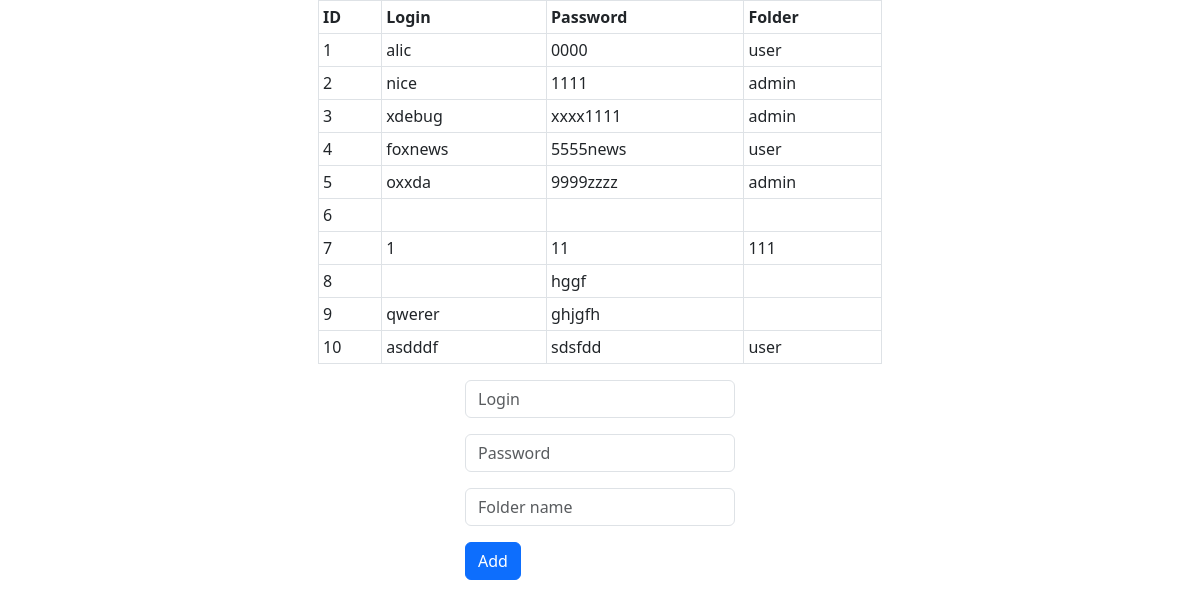
The page / on the database its author committed.
### tables this page shows
CREATE TABLE `password` (
  `id` int NOT NULL,
  `login` text NOT NULL,
  `password` varchar(255) NOT NULL,
  `folder` text NOT NULL
);

### ConnectionFactory.php (called while the page is built, shortened)
<?php
class ConnectionFactory
{
    private static $_instance;
    private function __construct()
    {
        $hostname = "localhost";
        $database = "test";
        $username = "root";
        $password = "root";
        $this->connect = mysqli_connect($hostname, $username, $password, $database);
    }
    public static function getConnection()
    {
        if (!self::$_instance) {
            self::$_instance = new self;
        }
        return self::$_instance->connect;
    }
}

### Passwords.php (called while the page is built, shortened)
<?php
require_once 'ConnectionFactory.php';
class Passwords
{
    public function getPasswords()
    {
        $query = "SELECT * FROM `password`";
        $result = mysqli_query(ConnectionFactory::getConnection(), $query);
        $passwordList = mysqli_fetch_all($result);
        return $passwordList;
    }
}

### index.php (the view, shortened to what this page needs)
<?php
require_once 'Passwords.php';
$passwords = new Passwords();
$list = $passwords->getPasswords();
?>
<!doctype html>
<html lang="en">
    <head>
        <link href="/src/css/bootstrap/bootstrap.min.css" rel="stylesheet">
    </head>
    <body>
        <div class="container-fluid">
            <div class="container col-6">
                <table class="table table-sm table-bordered table-hover">
                    <thead>
                        <tr>
                            <th>ID</th>
                            <th>Login</th>
                            <th>Password</th>
                            <th>Folder</th>
                        </tr>
                    </thead>
                    <tbody>
                        <?php foreach ($list as $value): ?>
                            <tr>
                                <td><?= $value[0] ?></td>
                                <td><?= $value[1] ?></td>
                                <td><?= $value[2] ?></td>
                                <td><?= $value[3] ?></td>
                            </tr>
                        <?php endforeach; ?>
                    </tbody>
                </table>
            </div>
            <div class=" container col-3">
                <form class="row gx-3" action="form_handler.php" method="post">
                    <div class="mb-3">
                        <input type="text" class="form-control" name="login" placeholder="Login" required>
                    </div>
                    <div class="mb-3">
                        <input type="text" class="form-control" name="password" placeholder="Password" required>
                    </div>
                    <div class="mb-3">
                        <input type="text" class="form-control" name="folder" placeholder="Folder name" required>
                    </div>
                    <div class="col-12">
                        <button type="submit" class="btn btn-primary">Add</button>
                    </div>
                </form>
            </div>
        </div>
    </body>
</html>

### rows shown on the page
password: id "1", login "alic", password "0000", folder "user"
password: id "2", login "nice", password "1111", folder "admin"
password: id "3", login "xdebug", password "xxxx1111", folder "admin"
password: id "4", login "foxnews", password "5555news", folder "user"
password: id "5", login "oxxda", password "9999zzzz", folder "admin"
password: id "6"
password: id "7", login "1", password "11", folder "111"
password: id "8", password "hggf"
password: id "9", login "qwerer", password "ghjgfh"
password: id "10", login "asdddf", password "sdsfdd", folder "user"
